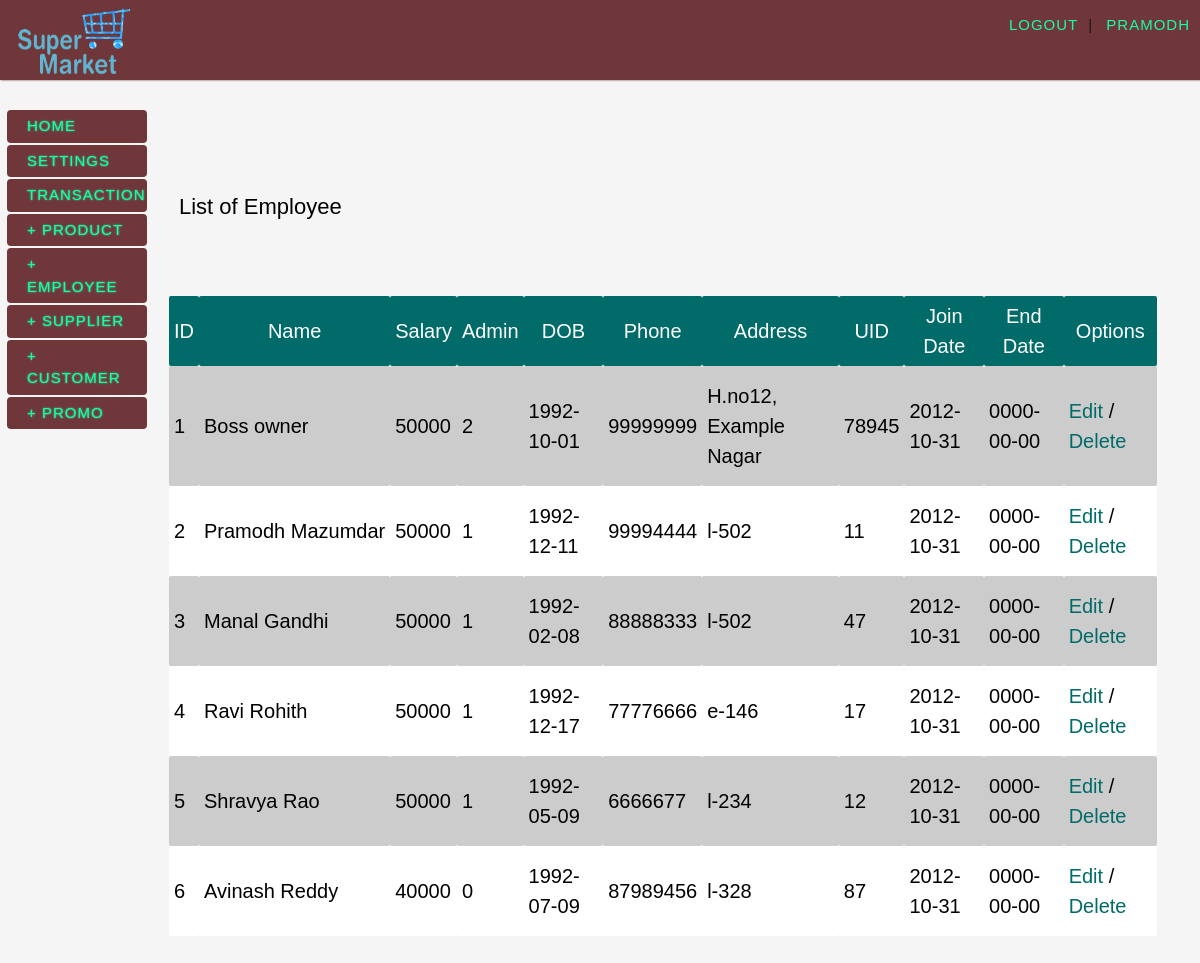
Screenshot of /viewlist.php?list=employee (signed in) with the database file from the repository.
### tables this page shows
CREATE TABLE `employee` (
  `first_name` varchar(20) NOT NULL,
  `last_name` varchar(20) NOT NULL,
  `id` int(11) NOT NULL,
  `dept_id` int(11) NOT NULL,
  `salary` int(8) NOT NULL,
  `phone_number` int(12) NOT NULL,
  `address` varchar(60) NOT NULL,
  `uid` int(11) NOT NULL,
  `join_date` date NOT NULL,
  `dob` date NOT NULL,
  `end_date` date NOT NULL DEFAULT '0000-00-00',
  `perks` int(11) NOT NULL DEFAULT '0',
  `admin` tinyint(1) NOT NULL
);

### viewlist.php (the view, shortened to what this page needs)
<?php
	require_once("include/header.php");
?>
<div id="body">
	<?php include_once("include/left_content.php"); ?>
    <div class="rcontent">
    <?php if(isset($_GET['list'])){
		if(!strcmp(strtolower($_GET['list']),"product")){
			echo"<h2><span>List of ".ucfirst($_GET['list'])."</span></h2>";
			echo"<div ><div id='data'>
				 <table id='itemList' ><tr><th>ID</th><th>Product name</th><th>Supplier name</th><th>Market Price</th><th>Cost Price</th><th>Options</th></tr>";
			$plist = mysql_query("select product_id, product_name, supplier_id, market_price, cost_price from product");
			while($row = mysql_fetch_array($plist)){
				echo"<tr><td>{$row['product_id']}</td>
					 <td>{$row['product_name']}</td>";
			$slist = mysql_query("select sdealer from supplier where sid='{$row['supplier_id']}'");
			$slist = mysql_fetch_array($slist);
				echo"<td>{$slist['sdealer']}</td>
					 <td>{$row['market_price']}</td>
					 <td>{$row['cost_price']}</td>
					 <td><a href='editlist.php?name=product&id={$row['product_id']}'>Edit</a> /
					 <a href='editlist.php?name=product&id={$row['product_id']}&del=1'>Delete</a></td>";
			}
        	echo"</tr></table></div></div>";
		}
	elseif(!strcmp(strtolower($_GET['list']),"employee")){
			echo"<h1><span>List of ".ucfirst($_GET['list'])."</span></h1>";
			echo"<div ><div id='data'><table id='itemList' ><tr><th>ID</th><th>Name</th><th>Salary</th><th>Admin</th><th>DOB</th><th>Phone</th><th>Address</th><th>UID</th><th>Join Date</th><th>End Date</th><th>Options</th></tr>";
			$slist = mysql_query("select id, first_name, last_name, salary, admin, dob, phone_number, address, uid, join_date, end_date from employee");
			while($row = mysql_fetch_array($slist)){
				echo"<tr><td>{$row['id']}</td>
					 <td>{$row['first_name']}&nbsp;{$row['last_name']}</td>";
				echo"<td>{$row['salary']}</td>
					 <td>{$row['admin']}</td>
					 <td>{$row['dob']}</td>
					 <td>{$row['phone_number']}</td>
					 <td>{$row['address']}</td>
					 <td>{$row['uid']}</td>
					 <td>{$row['join_date']}</td>
					 <td>{$row['end_date']}</td>
					 <td><a href='editlist.php?name=employee&id={$row['id']}'>Edit</a> /
					 <a href='editlist.php?name=employee&id={$row['id']}&del=1'>Delete</a></td>";
			}
		}
	}
	?>
    </div>
</div>

### css/outline.css (style rules this page uses)
body { margin-left:auto; margin-right:auto; background-color: whitesmoke; background-repeat: repeat, no-repeat; background-position: center center; background-attachment: fixed; -webkit-background-size: auto, cover; -moz-background-size: auto, cover; -o-background-size: auto, cover; background-size: auto, cover; color: #000; font-family: 'Josefin Slab', Arial, sans-serif; font-size: 20px; }
a { color: #0f9; text-decoration: none; }
h1 { margin:0px; padding:20px; font-size:42px; color:#000; text-align:left; font-weight:400; text-align:left; }
h1 span { font-size:22px; color:#000; padding-top:10px; }
.rcontent { padding-top: 40px; position:relative; width:84%; margin:0px 5px; float:left; overflow:auto; padding-bottom:100px; }
#data { padding:10px; }
#itemList { width:100%; }
#itemList a { color:#006b68; }
#itemList th,td { padding:5px; text-align:center; }
#itemList tr:nth-child(even) { background-color: #CCC; }
#itemList tr:nth-child(odd) { background-color:#fff; }
#itemList tr:nth-child(1) { background-color:#006b68; color:#fff; }

### rows the page displays
employee: id "1", first_name "Boss", last_name "owner", salary "50000", admin "2", dob "1992-10-01", phone_number "99999999", address "H.no12, Example Nagar", uid "78945", join_date "2012-10-31", end_date "0000-00-00"
employee: id "2", first_name "Pramodh", last_name "Mazumdar", salary "50000", admin "1", dob "1992-12-11", phone_number "99994444", address "l-502", uid "11", join_date "2012-10-31", end_date "0000-00-00"
employee: id "3", first_name "Manal", last_name "Gandhi", salary "50000", admin "1", dob "1992-02-08", phone_number "88888333", address "l-502", uid "47", join_date "2012-10-31", end_date "0000-00-00"
employee: id "4", first_name "Ravi", last_name "Rohith", salary "50000", admin "1", dob "1992-12-17", phone_number "77776666", address "e-146", uid "17", join_date "2012-10-31", end_date "0000-00-00"
employee: id "5", first_name "Shravya", last_name "Rao", salary "50000", admin "1", dob "1992-05-09", phone_number "6666677", address "l-234", uid "12", join_date "2012-10-31", end_date "0000-00-00"
employee: id "6", first_name "Avinash", last_name "Reddy", salary "40000", admin "0", dob "1992-07-09", phone_number "87989456", address "l-328", uid "87", join_date "2012-10-31", end_date "0000-00-00"

### other values shown
$_SESSION['username'] "PRAMODH"
$_GET['list'] "Employee"
